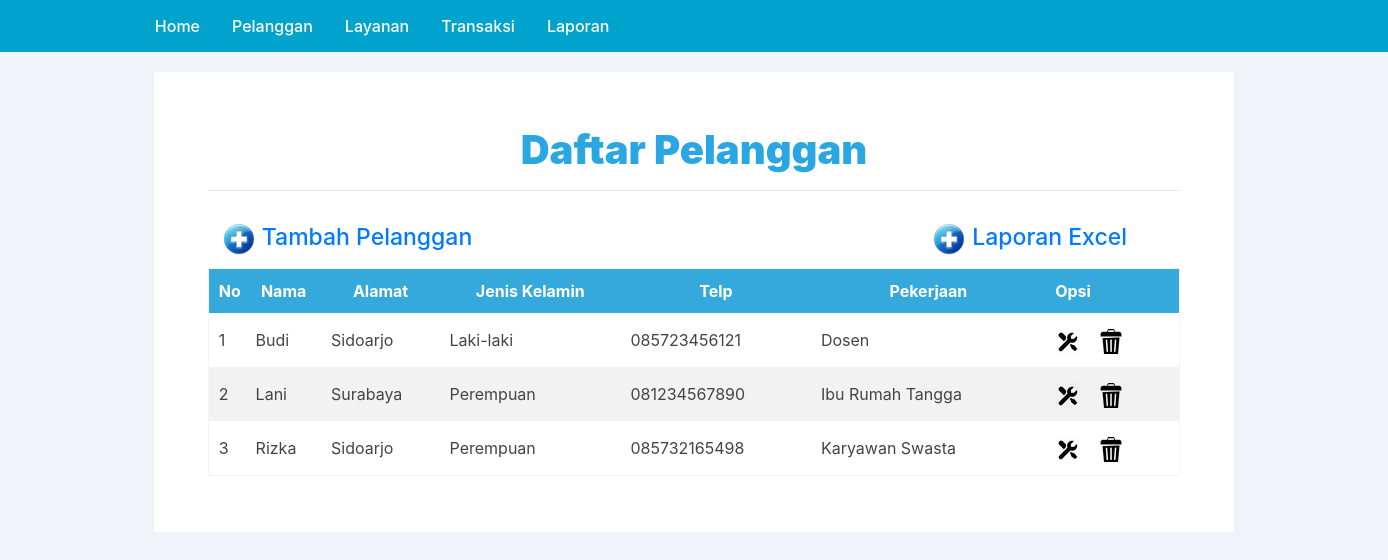
Page /halaman_pegawai_pelanggan.php on the committed database.
### tables this page shows
CREATE TABLE `pelanggan` (
  `ID_PELANGGAN` int(11) NOT NULL,
  `NAMA_PELANGGAN` varchar(50) DEFAULT NULL,
  `ALAMAT_PELANGGAN` varchar(50) DEFAULT NULL,
  `JK_PELANGGAN` varchar(15) DEFAULT NULL,
  `TELP_PELANGGAN` varchar(15) NOT NULL,
  `PEKERJAAN_PELANGGAN` varchar(40) NOT NULL
);

### halaman_pegawai_pelanggan.php (the view, shortened to what this page needs)
<!DOCTYPE html>
<html>
<head>
	<link rel="stylesheet" href="bootstrap.min.css">
	<link href="all.css" rel="stylesheet" type="text/css">
	<link rel="stylesheet" type="text/css" href="bootstrap.min.css">
	<link rel="stylesheet" type="text/css" href="styleadmin.css">
	<link rel="stylesheet" type="text/css" href="sidebar.css">
</head>
<div class="navigasi">
	<a href="halaman_pegawai.php">Home</a>
	<a href="halaman_pegawai_pelanggan.php">Pelanggan</a>
	<a href="halaman_pegawai_layanan.php">Layanan</a>
	<a href="transaksi.php">Transaksi</a>
	<a href="halaman_pegawai_laporan.php">Laporan</a>
</div>
<div class="container">
	<div class="row profile">
		<div class="col">
			<div class="content">
				<h1><b>Daftar Pelanggan</b></h1>
				<hr>
				<table width="130%" border="0" cellpadding="2" cellspacing="1">
					<tbody>
						<tr>
							<td colspan="2"><a href="tambah_pelanggan.php" target="_self"><img src="add.png"> Tambah Pelanggan</a></td>
							<td colspan="2"><a href="import_excel.php?bagian=pelanggan" target="_self"><img src="add.png"> Laporan Excel</a></td>
						</tr>
						<div class='panel panel-border panel-primary'>
							<div class='panel-body'>
								<table id='datatable' class='table1'>
									<thead>
										<tr>
											<th> No</th>
											<th style="text-align:center"> Nama</th>
											<th style="text-align:center"> Alamat</th>
											<th style="text-align:center"> Jenis Kelamin</th>
											<th style="text-align:center"> Telp</th>
											<th style="text-align:center"> Pekerjaan</th>
											<th> Opsi</th>
										</tr>
									</thead>
									<tbody>
										<?php
										$i = 1;
										include 'koneksi.php';
										$tp = mysqli_query($koneksi, "SELECT * FROM pelanggan ORDER BY ID_PELANGGAN ");
										while ($r = mysqli_fetch_array($tp)) {
										?>
											<tr>
												<td><?php echo $i; ?></td>
												<td><?php echo $r['NAMA_PELANGGAN']; ?></td>
												<td><?php echo $r['ALAMAT_PELANGGAN']; ?></td>
												<td><?php echo $r['JK_PELANGGAN']; ?></td>
												<td><?php echo $r['TELP_PELANGGAN']; ?></td>
												<td><?php echo $r['PEKERJAAN_PELANGGAN']; ?></td>
												<td style="align-items: center">
													<a href="edit_pelanggan.php?id=<?php echo $r['ID_PELANGGAN']; ?>"><img src="edit.png"> </a>
													<a href="hapus_pelanggan.php?id=<?php echo $r['ID_PELANGGAN']; ?>"  onclick="return confirm('Yakin Hapus?')"><img src="delete.png"> </a>
												</td>
											</tr>
											<?php $i = $i + 1; ?>
										<?php } ?>
									</tbody>
								</table>
							</div>
						</div>
					</tbody>
				</table>
			</div>
		</div>
	</div>
</div>
</body>
</html>

### styleadmin.css (style rules this page uses)
h1 { text-align: center; font-weight: 300; }
.daftar_tabel th, td { text-align: left; padding: 8px; }
.navigasi { overflow: hidden; background-color: #00a3cc; padding-left: 10%; }
.navigasi a { float: left; font-size: 16px; color: white; text-align: center; padding: 14px 16px; text-decoration: none; }

### sidebar.css (style rules this page uses)
.profile { margin: 20px 0; }
a, button, code, div, img, input, label, li, p, pre, select, span, svg, table, td, textarea, th, ul { -webkit-border-radius: 0!important; -moz-border-radius: 0!important; border-radius: 0!important; }

### halaman_pegawai_pelanggan.php (style rules this page uses)
.content { padding: 5%; background: #fff; min-height: 460px; }
.table1 { font-family: -apple-system, BlinkMacSystemFont, 'Segoe UI', Roboto, Oxygen, Ubuntu, Cantarell, 'Open Sans', 'Helvetica Neue', sans-serif; color: #444; border: 1px solid #f2f5f7; border-collapse: collapse; width: 100%; height: 80% }
.table1 tr th { background: #35A9DB; color: #fff; font-weight: 700; }
.table1, th, td { padding: 1% 1%; }
.table1 tr:nth-child(even) { background-color: #f2f2f2; }
h1 { font-family: -apple-system, BlinkMacSystemFont, 'Segoe UI', Roboto, Oxygen, Ubuntu, Cantarell, 'Open Sans', 'Helvetica Neue', sans-serif; color: #2aa7e2; font-weight: 900; }
a { font-family: -apple-system, BlinkMacSystemFont, 'Segoe UI', Roboto, Oxygen, Ubuntu, Cantarell, 'Open Sans', 'Helvetica Neue', sans-serif; font-size: 23px; font-weight: 500; }

### rows in the picture
pelanggan: NAMA_PELANGGAN "Budi", ALAMAT_PELANGGAN "Sidoarjo", JK_PELANGGAN "Laki-laki", TELP_PELANGGAN "085723456121", PEKERJAAN_PELANGGAN "Dosen"
pelanggan: NAMA_PELANGGAN "Lani", ALAMAT_PELANGGAN "Surabaya", JK_PELANGGAN "Perempuan", TELP_PELANGGAN "081234567890", PEKERJAAN_PELANGGAN "Ibu Rumah Tangga"
pelanggan: NAMA_PELANGGAN "Rizka", ALAMAT_PELANGGAN "Sidoarjo", JK_PELANGGAN "Perempuan", TELP_PELANGGAN "085732165498", PEKERJAAN_PELANGGAN "Karyawan Swasta"
